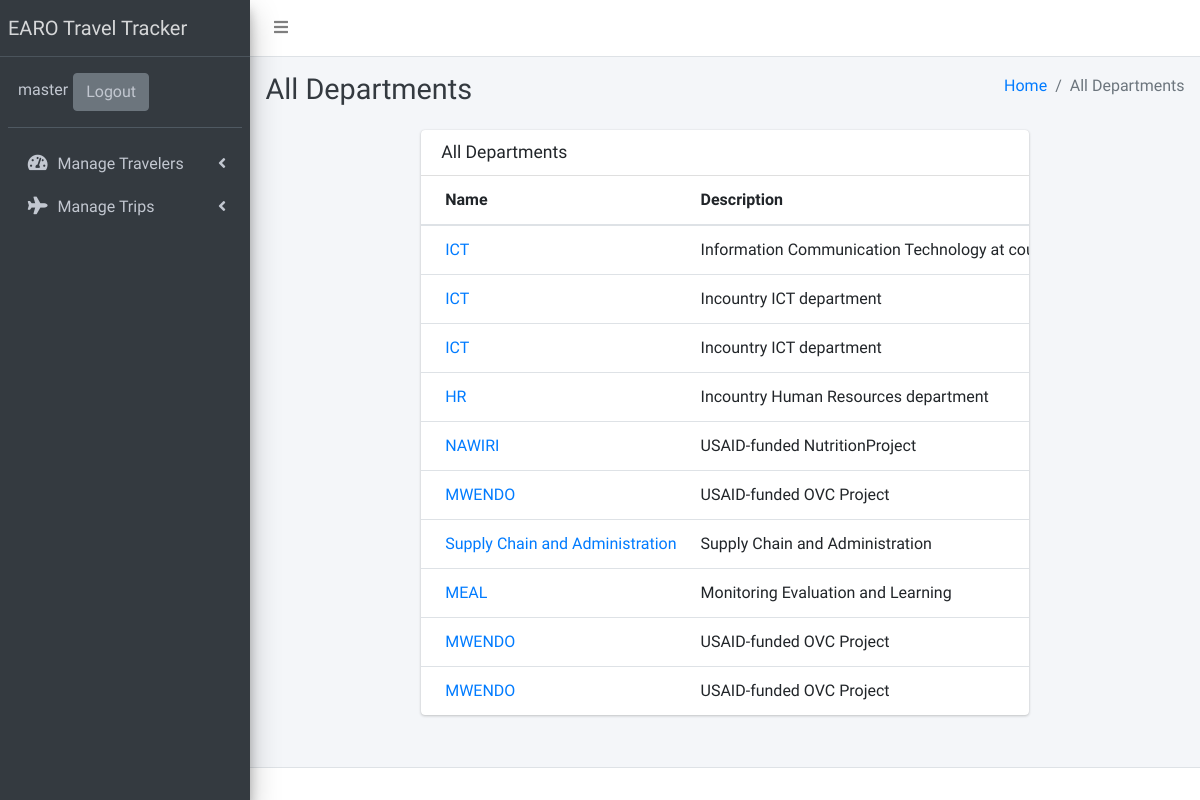
/traveler/list-departments (signed in), run on the app's committed database.
### traveler/models.py (models this page shows, shortened)
class DepartmentsModel(models.Model):
    department = models.CharField(max_length=50, null=False, blank=False, db_index=True)
    description = models.CharField(max_length=200, null=False, blank=False)

### traveler/views.py (the view)
# urls.py: path('list-departments', DepartmentListView.as_view(), name='u_list_departments'),
class DepartmentListView(LoginRequiredMixin, ListView):
    model = DepartmentsModel
    context_object_name = 'departments'
    template_name = 'traveler/list_departments.html'
    extra_context = {
        'page_title': 'All Departments'
    }

### templates/traveler/list_departments.html
{% extends "base.html" %}
{% block content %}
<div class="col-8">
    <div class="card">
      <div class="card-header">
        <h3 class="card-title">All Departments</h3>
      </div>
      <div class="card-body table-responsive p-0">
        <table class="table table-hover text-nowrap">
          <thead>
            <tr>
              <th>Name</th>
              <th>Description</th>
            </tr>
          </thead>
          <tbody>
            {% for department in departments %}
            <tr>
              <td><a href="{% url 'u_department_details' department_id=department.id %}">{{department.department}}</a></td>
              <td>{{department.description}}</td>
            </tr>
            {% endfor %}
          </tbody>
        </table>
      </div>
    </div>
  </div>
  {% endblock content %}

### templates/base.html (shortened to what this page needs)
{% extends 'foundation.html' %}
{% block body %}
<body class="hold-transition sidebar-mini">
<div class="wrapper">
  <nav class="main-header navbar navbar-expand navbar-white navbar-light navbar-fixed">
    <ul class="navbar-nav">
      <li class="nav-item">
        <a class="nav-link" data-widget="pushmenu" href="#" role="button"><i class="fas fa-bars"></i></a>
      </li>
    </ul>
  </nav>
  <aside class="main-sidebar sidebar-dark-primary elevation-4">
    <a href="#" class="brand-link">
      <span class="brand-text font-weight-light">EARO Travel Tracker</span>
    </a>
    <div class="sidebar">
      <div class="user-panel mt-3 pb-3 mb-3 d-flex">
        <div class="info">
          <a href="#" class="d-block">{{request.user}}</a>
        </div>
        <div>
          <a class="btn btn-secondary" href="{% url 'logout' %}">Logout</a>
        </div>
      </div>
      <nav class="mt-2">
        <ul class="nav nav-pills nav-sidebar flex-column" data-widget="treeview" role="menu" data-accordion="false">
          <li class="nav-item">
            <a href="#" class="nav-link">
              <i class="nav-icon fas fa-tachometer-alt"></i>
              <p>
                Manage Travelers
                <i class="right fas fa-angle-left"></i>
              </p>
            </a>
          </li>
          <li class="nav-item">
            <a href="#" class="nav-link">
              <i class="nav-icon fas fa fa-plane"></i>
              <p>
                Manage Trips
                <i class="right fas fa-angle-left"></i>
              </p>
            </a>
          </li>
        </ul>
      </nav>
    </div>
  </aside>
  <div class="content-wrapper">
    <div class="content-header">
      <div class="container-fluid">
        <div class="row mb-2">
          <div class="col-sm-6">
            <h1 class="m-0 text-dark">{{page_title}}</h1>
          </div>
          <div class="col-sm-6">
            <ol class="breadcrumb float-sm-right">
              <li class="breadcrumb-item"><a href="#">Home</a></li>
              <li class="breadcrumb-item active">{{page_title}}</li>
            </ol>
          </div>
        </div>
      </div>
    </div>
    <div class="content">
      <div class="container-fluid">
        <div class="row  justify-content-center">
          {% block content %}
          {% endblock content %}
        </div>
      </div>
    </div>
  </div>
  <footer class="main-footer">
  </footer>
</div>
{% endblock body %}

### templates/foundation.html (shortened to what this page needs)
{% load static %}
{% load widget_tweaks %}
<!DOCTYPE html>
<html lang="en">
<head>
  <link rel="stylesheet" href="{% static 'plugins/fontawesome-free/css/all.min.css' %}">
  <link rel="stylesheet" href="{% static 'plugins/bootstrap/css/adminlte.min.css' %}">
</head>
{% block body %}
{% endblock body %}
</body>
</html>

### data on the page
DepartmentsModel: department "ICT", description "Information Communication Technology at…"
DepartmentsModel: department "ICT", description "Incountry ICT department"
DepartmentsModel: department "ICT", description "Incountry ICT department"
DepartmentsModel: department "HR", description "Incountry Human Resources department"
DepartmentsModel: department "NAWIRI", description "USAID-funded NutritionProject"
DepartmentsModel: department "MWENDO", description "USAID-funded OVC Project"
DepartmentsModel: department "Supply Chain and Administration", description "Supply Chain and Administration"
DepartmentsModel: department "MEAL", description "Monitoring Evaluation and Learning"
DepartmentsModel: department "MWENDO", description "USAID-funded OVC Project"
DepartmentsModel: department "MWENDO", description "USAID-funded OVC Project"

### other printed values
{{ request.user }} "master"
{{ page_title }} "All Departments"
